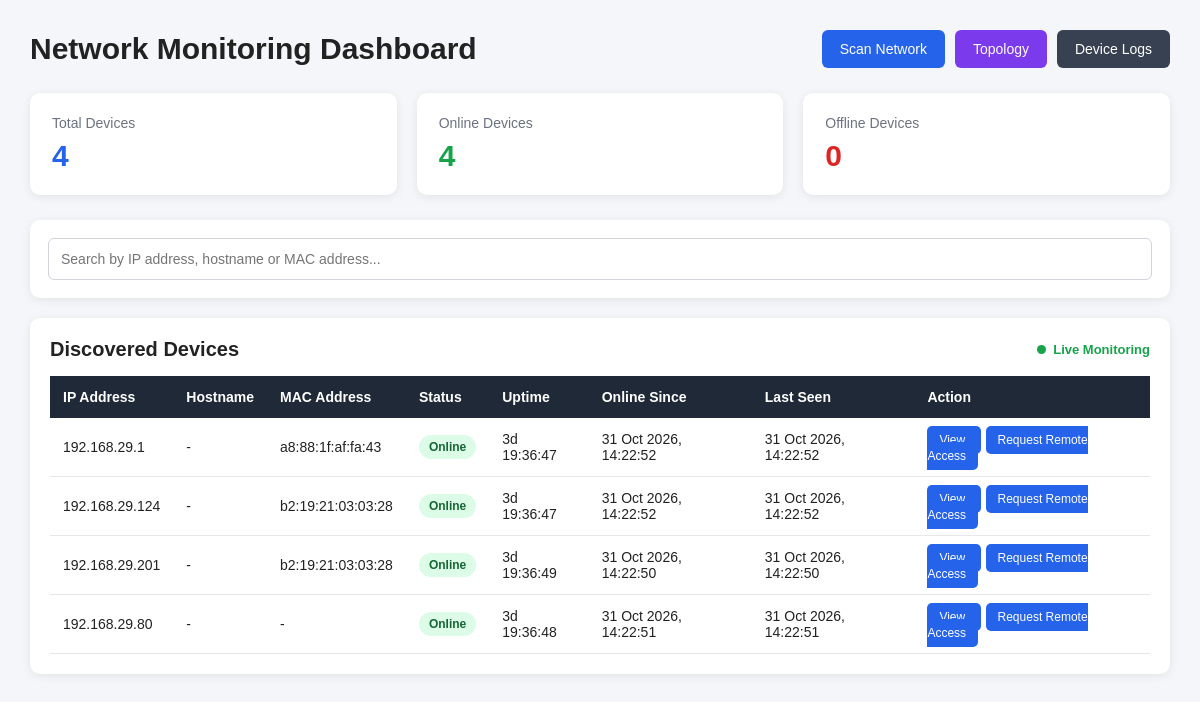
Before: / with the older database file.
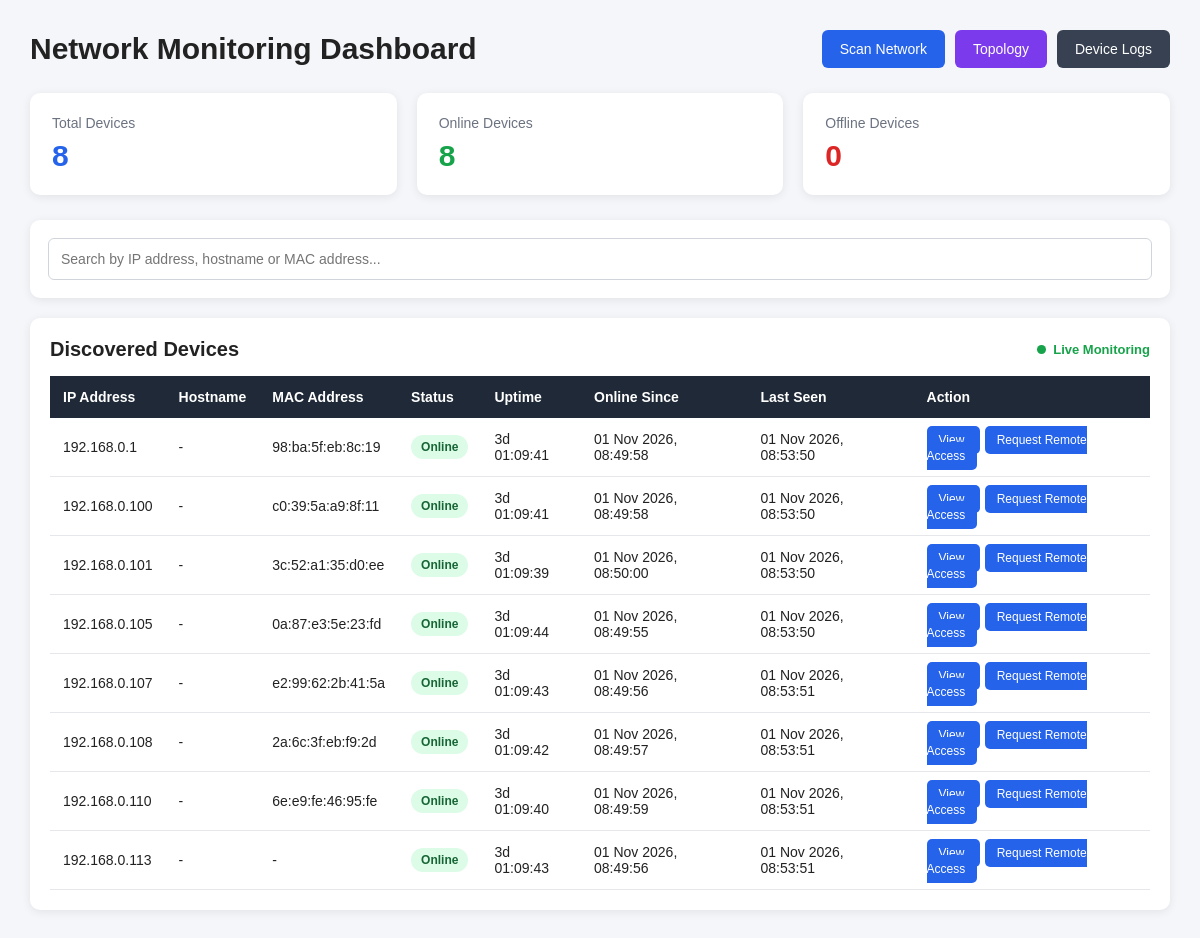
After: the same page with the newer database file.
### dashboard/models.py (models this page shows, shortened)
class Device(models.Model):
    ip_address = models.GenericIPAddressField(
        unique=True
    )
    hostname = models.CharField(
        max_length=255,
        blank=True,
        null=True
    )
    mac_address = models.CharField(
        max_length=50,
        blank=True,
        null=True
    )
    status = models.CharField(
        max_length=20,
        default="Offline"
    )
    online_since = models.DateTimeField(
        blank=True,
        null=True
    )
    last_uptime_seconds = models.PositiveIntegerField(
        default=0
    )
    last_seen = models.DateTimeField(
        blank=True,
        null=True
    )
    created_at = models.DateTimeField(
        auto_now_add=True
    )
    class Meta:
        ordering = [
            "ip_address"
        ]
    @property
    def uptime_seconds(self):
        if (
            self.status == "Online"
            and self.online_since
        ):
            elapsed = (
                timezone.now()
                - self.online_since
            ).total_seconds()
            return max(
                0,
                int(elapsed)
            )
        return self.last_uptime_seconds
    @property
    def uptime_display(self):
        total_seconds = self.uptime_seconds
        days = total_seconds // 86400
        remaining = total_seconds % 86400
        hours = remaining // 3600
        remaining %= 3600
        minutes = remaining // 60
        seconds = remaining % 60
        if days > 0:
            return (
                f"{days}d "
                f"{hours:02d}:"
                f"{minutes:02d}:"
                f"{seconds:02d}"
            )
        return (
            f"{hours:02d}:"
            f"{minutes:02d}:"
            f"{seconds:02d}"
        )

### dashboard/views.py (the view)
def dashboard(request):
    devices = Device.objects.all().order_by(
        "ip_address"
    )
    total_devices = devices.count()
    online_devices = devices.filter(
        status="Online"
    ).count()
    offline_devices = devices.filter(
        status="Offline"
    ).count()
    context = {
        "devices": devices,
        "total_devices": total_devices,
        "online_devices": online_devices,
        "offline_devices": offline_devices,
    }
    return render(
        request,
        "dashboard/index.html",
        context
    )

### dashboard/templates/dashboard/index.html (shortened to what this page needs)
<!DOCTYPE html>
<html lang="en">
<head>
</head>
<body>
<div class="container">
    <div class="header">
        <h1>Network Monitoring Dashboard</h1>
        <div class="header-buttons">
            <form
                method="POST"
                action="{% url 'run_scanner' %}"
                style="display:inline;"
            >
                <button
                    type="submit"
                    class="button scan-button"
                >
                    Scan Network
                </button>
            </form>
            <a
                href="{% url 'open_topology' %}"
                class="button topology-button"
            >
                Topology
            </a>
            <a
                href="{% url 'device_logs' %}"
                class="button logs-button"
            >
                Device Logs
            </a>
        </div>
    </div>
    <div class="stats">
        <div class="stat-card">
            <div class="stat-title">
                Total Devices
            </div>
            <div
                class="stat-value total-value"
                id="totalDevices"
            >
                {{ total_devices }}
            </div>
        </div>
        <div class="stat-card">
            <div class="stat-title">
                Online Devices
            </div>
            <div
                class="stat-value online-value"
                id="onlineDevices"
            >
                {{ online_devices }}
            </div>
        </div>
        <div class="stat-card">
            <div class="stat-title">
                Offline Devices
            </div>
            <div
                class="stat-value offline-value"
                id="offlineDevices"
            >
                {{ offline_devices }}
            </div>
        </div>
    </div>
    <div class="search-container">
        <input
            type="text"
            id="searchInput"
            placeholder="Search by IP address, hostname or MAC address..."
            autocomplete="off"
        >
    </div>
    <div class="devices-card">
        <div class="devices-header">
            <h2>Discovered Devices</h2>
            <div class="live-indicator">
                <span class="live-dot"></span>
                Live Monitoring
            </div>
        </div>
        <div style="overflow-x:auto;">
            <table>
                <thead>
                    <tr>
                        <th>IP Address</th>
                        <th>Hostname</th>
                        <th>MAC Address</th>
                        <th>Status</th>
                        <th>Uptime</th>
                        <th>Online Since</th>
                        <th>Last Seen</th>
                        <th>Action</th>
                    </tr>
                </thead>
                <tbody id="deviceTableBody">
                    {% for device in devices %}
                    <tr
                        data-ip="{{ device.ip_address }}"
                        data-hostname="{{ device.hostname|default:'' }}"
                        data-mac="{{ device.mac_address|default:'' }}"
                    >
                        <td>
                            {{ device.ip_address }}
                        </td>
                        <td>
                            {% if device.hostname %}
                                {{ device.hostname }}
                            {% else %}
                                -
                            {% endif %}
                        </td>
                        <td>
                            {% if device.mac_address %}
                                {{ device.mac_address }}
                            {% else %}
                                -
                            {% endif %}
                        </td>
                        <td>
                            {% if device.status == "Online" %}
                            <span class="status status-online">
                                Online
                            </span>
                            {% else %}
                            <span class="status status-offline">
                                Offline
                            </span>
                            {% endif %}
                        </td>
                        <td>
                            {{ device.uptime_display }}
                        </td>
                        <td>
                            {% if device.online_since %}
                                {{ device.online_since|date:"d M Y, H:i:s" }}
                            {% else %}
                                -
                            {% endif %}
                        </td>
                        <td>
                            {% if device.last_seen %}
                                {{ device.last_seen|date:"d M Y, H:i:s" }}
                            {% else %}
                                -
                            {% endif %}
                        </td>
                        <td>
                            <a
                                href="{% url 'device_detail' device.ip_address %}"
                                class="view-button"
                            >
                                View
                            </a>
                            <a
                                href="{% url 'request_remote_access' device.ip_address %}"
                                class="view-button"
                                style="margin-left: 5px;"
                            >
                                Request Remote Access
                            </a>
                        </td>
                    </tr>
                    {% endfor %}
                </tbody>
            </table>
        </div>
    </div>
</div>
</body>
</html>

### dashboard/templates/dashboard/index.html (style rules this page uses)
* { box-sizing: border-box; }
body { margin: 0; padding: 0; font-family: Arial, sans-serif; background: #f4f6f9; color: #222; }
.container { width: 95%; max-width: 1400px; margin: 30px auto; }
.header { display: flex; justify-content: space-between; align-items: center; margin-bottom: 25px; gap: 15px; }
.header h1 { margin: 0; font-size: 30px; }
.header-buttons { display: flex; gap: 10px; flex-wrap: wrap; }
.button { border: none; text-decoration: none; color: white; padding: 11px 18px; border-radius: 6px; font-size: 14px; cursor: pointer; display: inline-block; }
.scan-button { background: #2563eb; }
.logs-button { background: #374151; }
.topology-button { background: #7c3aed; }
.stats { display: grid; grid-template-columns: repeat(3, 1fr); gap: 20px; margin-bottom: 25px; }
.stat-card { background: white; border-radius: 10px; padding: 22px; box-shadow: 0 2px 10px rgba(0, 0, 0, 0.08); }
.stat-title { font-size: 14px; color: #6b7280; margin-bottom: 8px; }
.stat-value { font-size: 30px; font-weight: bold; }
.total-value { color: #2563eb; }
.online-value { color: #16a34a; }
.offline-value { color: #dc2626; }
.search-container { background: white; padding: 18px; border-radius: 10px; box-shadow: 0 2px 10px rgba(0, 0, 0, 0.08); margin-bottom: 20px; }
#searchInput { width: 100%; padding: 12px; border: 1px solid #d1d5db; border-radius: 6px; font-size: 14px; outline: none; }
.devices-card { background: white; border-radius: 10px; padding: 20px; box-shadow: 0 2px 10px rgba(0, 0, 0, 0.08); overflow-x: auto; }
.devices-header { display: flex; justify-content: space-between; align-items: center; margin-bottom: 15px; }
.devices-header h2 { margin: 0; font-size: 20px; }
.live-indicator { display: flex; align-items: center; gap: 7px; color: #16a34a; font-size: 13px; font-weight: bold; }
.live-dot { width: 9px; height: 9px; border-radius: 50%; background: #16a34a; }
table { width: 100%; border-collapse: collapse; }
th { background: #1f2937; color: white; padding: 13px; text-align: left; font-size: 14px; white-space: nowrap; }
td { padding: 13px; border-bottom: 1px solid #e5e7eb; font-size: 14px; vertical-align: middle; }
.status { display: inline-block; padding: 5px 10px; border-radius: 20px; font-size: 12px; font-weight: bold; }
.status-online { color: #166534; background: #dcfce7; }
.view-button { text-decoration: none; background: #2563eb; color: white; padding: 7px 12px; border-radius: 5px; font-size: 12px; }

Changed rows visible on the page:
removed Device: ip_address "192.168.29.1", mac_address "a8:88:1f:af:fa:43", shows "Online", uptime_display "3d 19:36:47", online_since "31 Oct 2026, 14:22:52", last_seen "31 Oct 2026, 14:22:52"
removed Device: ip_address "192.168.29.124", mac_address "b2:19:21:03:03:28", shows "Online", uptime_display "3d 19:36:47", online_since "31 Oct 2026, 14:22:52", last_seen "31 Oct 2026, 14:22:52"
removed Device: ip_address "192.168.29.201", mac_address "b2:19:21:03:03:28", shows "Online", uptime_display "3d 19:36:49", online_since "31 Oct 2026, 14:22:50", last_seen "31 Oct 2026, 14:22:50"
removed Device: ip_address "192.168.29.80", shows "Online", uptime_display "3d 19:36:48", online_since "31 Oct 2026, 14:22:51", last_seen "31 Oct 2026, 14:22:51"
added Device: ip_address "192.168.0.1", mac_address "98:ba:5f:eb:8c:19", shows "Online", uptime_display "3d 01:09:41", online_since "01 Nov 2026, 08:49:58", last_seen "01 Nov 2026, 08:53:50"
added Device: ip_address "192.168.0.100", mac_address "c0:39:5a:a9:8f:11", shows "Online", uptime_display "3d 01:09:41", online_since "01 Nov 2026, 08:49:58", last_seen "01 Nov 2026, 08:53:50"
added Device: ip_address "192.168.0.101", mac_address "3c:52:a1:35:d0:ee", shows "Online", uptime_display "3d 01:09:39", online_since "01 Nov 2026, 08:50:00", last_seen "01 Nov 2026, 08:53:50"
added Device: ip_address "192.168.0.105", mac_address "0a:87:e3:5e:23:fd", shows "Online", uptime_display "3d 01:09:44", online_since "01 Nov 2026, 08:49:55", last_seen "01 Nov 2026, 08:53:50"
added Device: ip_address "192.168.0.107", mac_address "e2:99:62:2b:41:5a", shows "Online", uptime_display "3d 01:09:43", online_since "01 Nov 2026, 08:49:56", last_seen "01 Nov 2026, 08:53:51"
added Device: ip_address "192.168.0.108", mac_address "2a:6c:3f:eb:f9:2d", shows "Online", uptime_display "3d 01:09:42", online_since "01 Nov 2026, 08:49:57", last_seen "01 Nov 2026, 08:53:51"
added Device: ip_address "192.168.0.110", mac_address "6e:e9:fe:46:95:fe", shows "Online", uptime_display "3d 01:09:40", online_since "01 Nov 2026, 08:49:59", last_seen "01 Nov 2026, 08:53:51"
added Device: ip_address "192.168.0.113", shows "Online", uptime_display "3d 01:09:43", online_since "01 Nov 2026, 08:49:56", last_seen "01 Nov 2026, 08:53:51"
Other visible differences:
{{ total_devices }}: "4" → "8"
{{ online_devices }}: "4" → "8"
